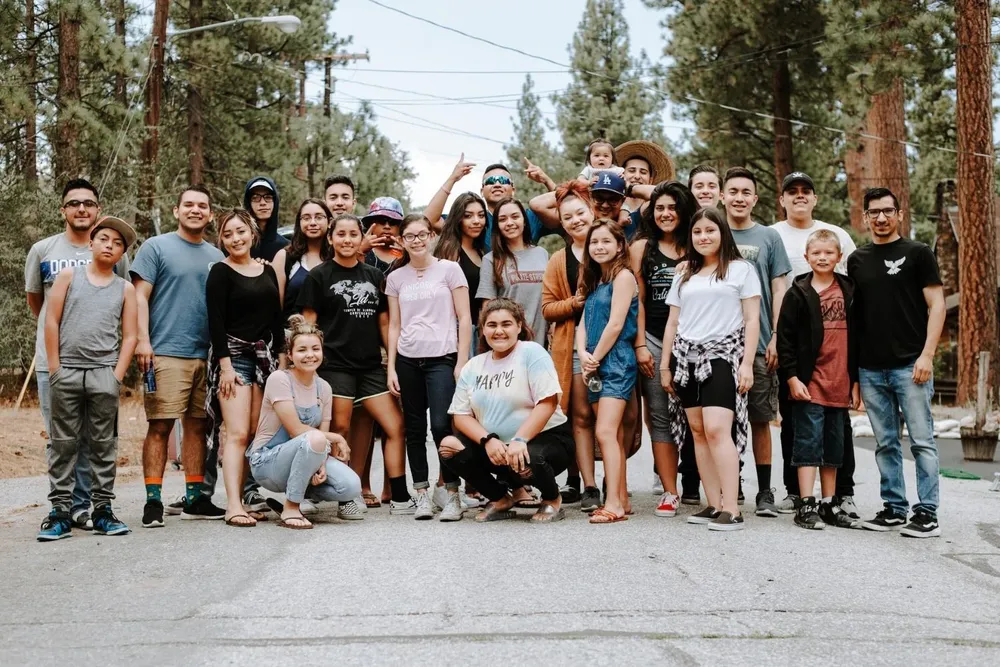
#> input picture group-photo.webp, 1000 x 667 px, shrunk from 1500 x 1000 before the run
$ python face-detection.py
#> lines starting #> are read from the running program, lines starting #| are printed output that depends on the picture; after the words box and inside, x2 and y2 are one past the last pixel; in counts of white or black regions, pixels touching at a corner belong together
import cv2

group_photo = cv2.imread('group-photo.webp')
#> group_photo is the input picture: shape (667, 1000, 3); mean B, G, R 117.8, 126.4, 133.7
grayscale_photo = cv2.cvtColor(group_photo, cv2.COLOR_BGR2GRAY)
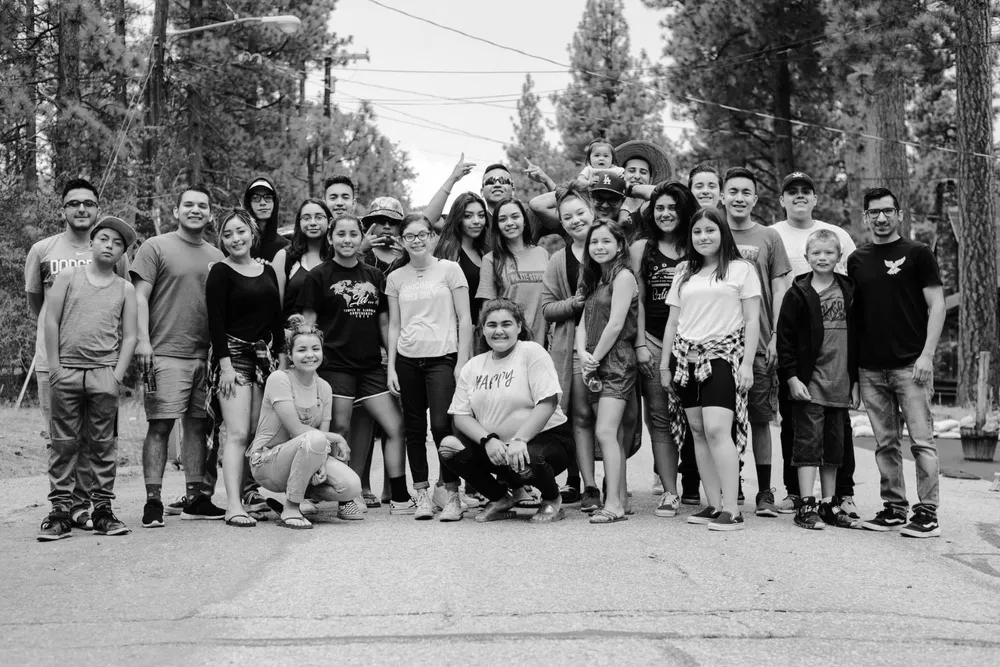
#> grayscale_photo: shape (667, 1000); min 0, max 255, mean 127.6

# cv2.imwrite('group-photo-grayscale.jpg', grayscale_photo)

face_classifier = cv2.CascadeClassifier(cv2.data.haarcascades + 'haarcascade_frontalface_default.xml')
faces = face_classifier.detectMultiScale(grayscale_photo, scaleFactor=1.1, minNeighbors=5, minSize=(30, 30))
#> faces = 22 rows, first 6: [621, 158, 33, 33], [687, 171, 37, 37], [718, 174, 44, 44], [320, 181, 40, 40], [61, 188, 42, 42], [176, 189, 42, 42]

print(faces)
#> (printed output is left out)
print(f"Found {len(faces)} faces in the photo.")
#| Found 22 faces in the photo.

# Save faces to files
for i, (x, y, w, h) in enumerate(faces):
    face = group_photo[y:y+h, x:x+w]
    cv2.imwrite(f'face_{i}.jpg', face)
#> this loop made 22 passes
#> (x, y, w, h) on passes 1 to 12: (621, 158, 33, 33), (687, 171, 37, 37), (718, 174, 44, 44), (320, 181, 40, 40), (61, 188, 42, 42), (176, 189, 42, 42), (649, 194, 35, 35), (859, 194, 47, 47), (295, 203, 36, 36), (458, 202, 34, 34), (492, 203, 36, 36), (686, 217, 38, 38)
#> pass 1, `face = group_photo[y:y+h, x:x+w]`:
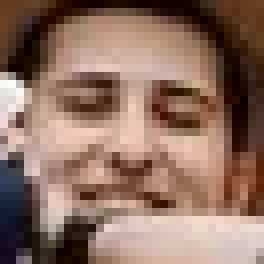
#> face: shape (33, 33, 3) (shown 8 times larger); mean B, G, R 97.7, 111.8, 142.1
#> pass 2, `face = group_photo[y:y+h, x:x+w]`:
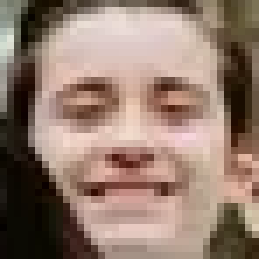
#> face: shape (37, 37, 3) (shown 7 times larger); mean B, G, R 110.8, 124, 147.5
#> pass 3, `face = group_photo[y:y+h, x:x+w]`:
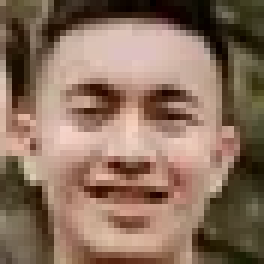
#> face: shape (44, 44, 3) (shown 6 times larger); mean B, G, R 94.2, 112.3, 138.9

# Draw rectangles around faces
for (x, y, w, h) in faces:
    cv2.rectangle(group_photo, (x, y), (x+w, y+h), (0, 255, 0), 2)
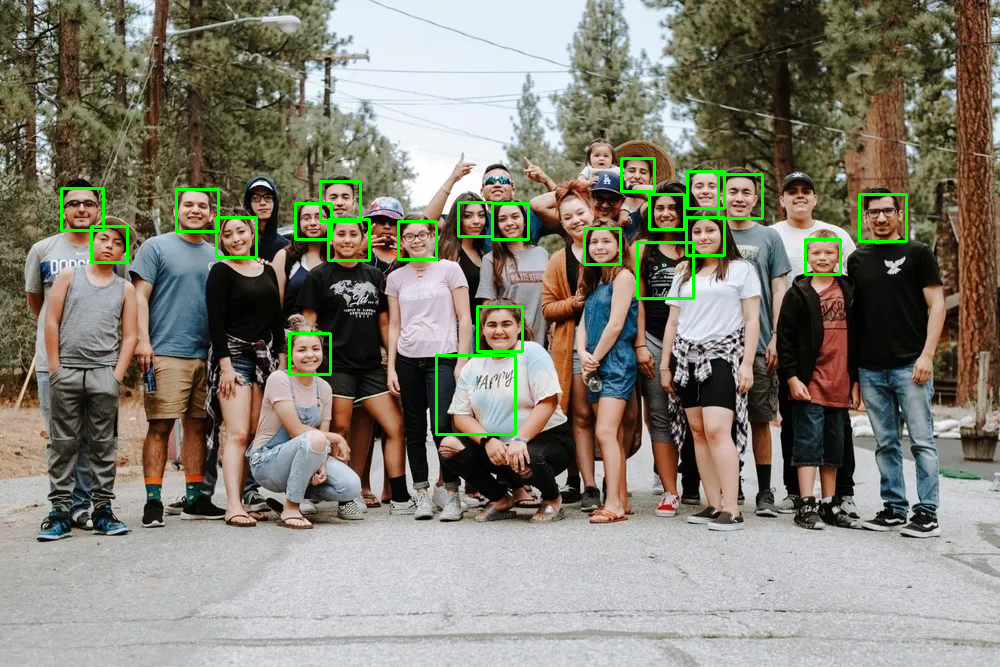
#> group_photo: shape (667, 1000, 3); 1.58% of pixels changed, all inside (x1, y1, x2, y2) = (60, 157, 908, 436)

cv2.imshow('Group Photo', group_photo)
cv2.waitKey(10000)
cv2.destroyAllWindows()

#cv2.imwrite('Group Photo', group_photo)
